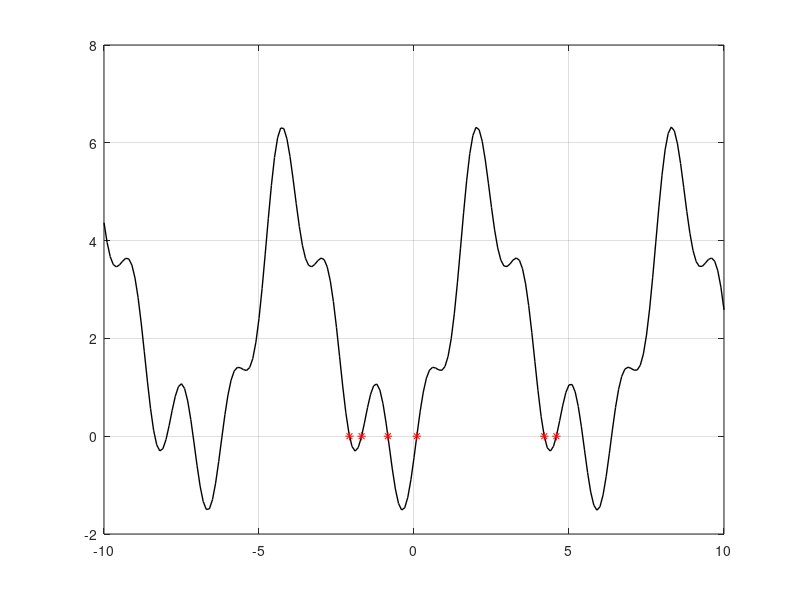

Write the MATLAB code that produced this figure.
x = [-10:0.1:10]; %построили функцию
y = (1 + sin(x) - cos(x)).^2 - (sin(2*x) - cos(2*x) - 0.2).^2 + 1;
plot(x,y,"LineWidth", 1, "color", "k");
hold

y = @(x) (1 + sin(x) - cos(x)).^2 - (sin(2*x) - cos(2*x) - 0.2).^2 + 1;
epsil=0.00001;
answer=[];

tic
for k = -5:0.1:5
  x_prev=k;
  x_now = x_prev-(y(x_prev)./((y(x_prev+epsil)-y(x_prev))./epsil));

  while abs(abs(x_now)-abs(x_prev)) >= epsil
    x_prev=x_now;
    x_now = x_prev-(y(x_prev)./((y(x_prev+epsil)-y(x_prev))./epsil));
  endwhile
  found=false;
  if length(answer)==0
    if x_now <= -5 || x_now >= 5
      found = true;
    end
  endif

  for i = 1:length(answer)
    if abs(abs(x_now) - abs(answer(i))) <= 0.01 || x_now <= -5 || x_now >= 5
      found = true;
      break;
    end
  end
  if (found ~= true)
    answer = [answer x_now];
  end
end
toc
plot(answer,y(answer),'r*');
answer
grid on

##
##Elapsed time is 0.0637581 seconds.
##answer =
##
##  -2.081720  -0.841592  -1.690029   4.201465   0.090170   4.593157
